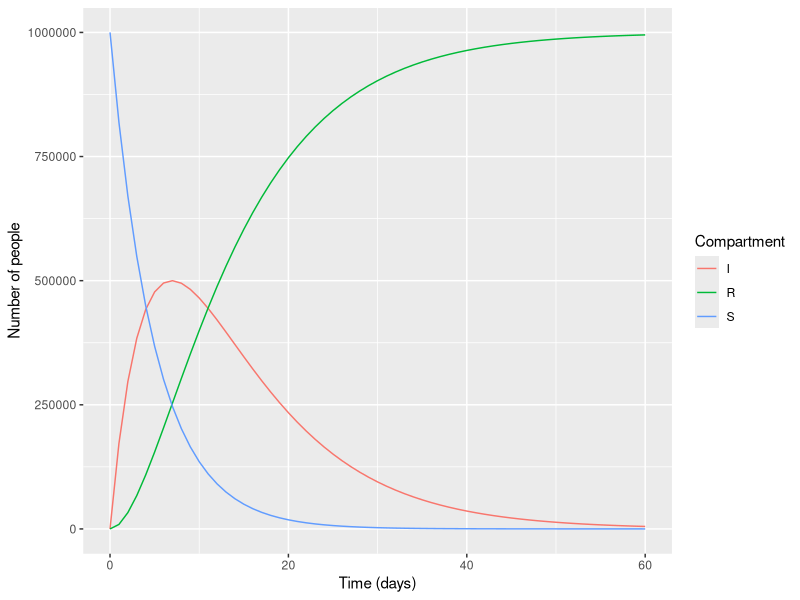

This chart was generated by the following R code:
install.packages("tidyverse")
install.packages("tidyr")
install.packages("deSolve")
# LOAD THE PACKAGES:
library(ggplot2)
library(tidyr)
library(deSolve)

# MODEL INPUTS:
# Vector storing the initial number of people in each compartment (at timestep 0)
initial_state_values <- c(S = 999999,  # the whole population we are modelling is susceptible to infection
                          I = 1,       # the epidemic starts with a single infected person
                          R = 0)       # there is no prior immunity in the population
# Vector storing the parameters describing the transition rates in units of days^-1
parameters <- c(lambda = 0.2,  # the force of infection, which acts on susceptibles
                gamma = 0.1)   # the rate of recovery, which acts on those infected

# TIMESTEPS:

# Vector storing the sequence of timesteps to solve the model at
times <- seq(from = 0, to = 60, by = 1)   # from 0 to 60 days in daily intervals

# SIR MODEL FUNCTION: 

# The model function takes as input arguments (in the following order): time, state and parameters
sir_model <- function(time, state, parameters) {  
  
  with(as.list(c(state, parameters)), {  # tell R to unpack variable names from the state and parameters inputs
    
    # The differential equations
    dS <- -lambda * S               # people move out of (-) the S compartment at a rate lambda (force of infection)
    dI <- lambda * S - gamma * I    # people move into (+) the I compartment from S at a rate lambda, 
    # and move out of (-) the I compartment at a rate gamma (recovery)
    dR <- gamma * I                 # people move into (+) the R compartment from I at a rate gamma
    
    # Return the number of people in the S, I and R compartments at each timestep 
    # (in the same order as the input state variables)
    return(list(c(dS, dI, dR))) 
  })
  
}

# MODEL OUTPUT (solving the differential equations):

# Solving the differential equations using the ode integration algorithm
output <- as.data.frame(ode(y = initial_state_values, 
                            times = times, 
                            func = sir_model,
                            parms = parameters))
# Printing the model output returns a dataframe with columns time (containing the times vector), 
# S (containing the number of susceptible people at each timestep),
# I (containing the number of infected people at each timestep) and 
# R (containing the number of recovered people at each timestep).

output_long <- pivot_longer(output, cols = -time, names_to = "variable", values_to = "value")                 # turn output dataset into long format

#PLOT OUTPUT
ggplot(data = output_long,                                               # specify object containing data to plot
       aes(x = time, y = value, colour = variable, group = variable)) +  # assign columns to axes and groups
  geom_line() +                                                          # represent data as lines
  xlab("Time (days)")+                                                   # add label for x axis
  ylab("Number of people") +                                             # add label for y axis
  labs(colour = "Compartment")    
